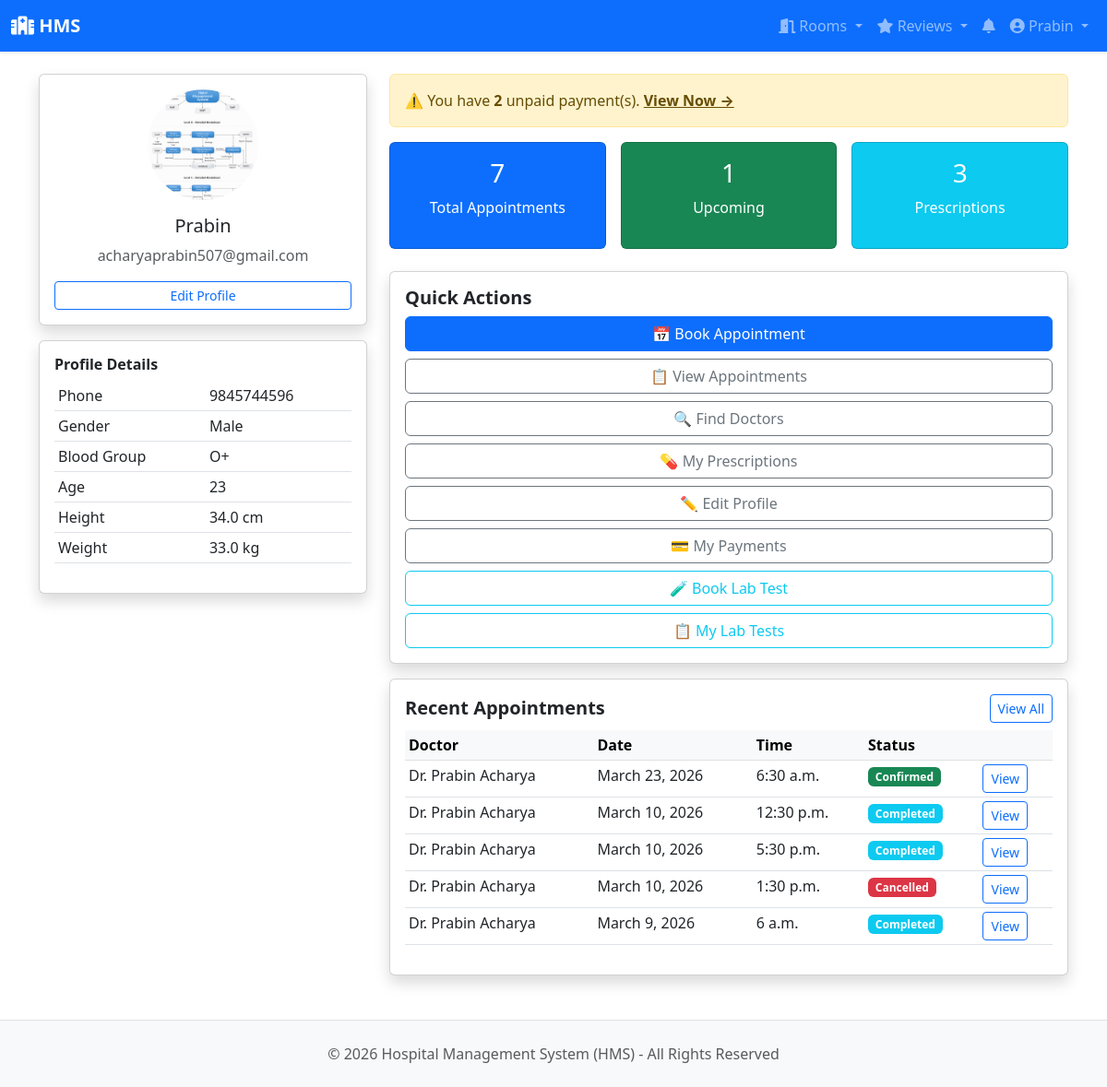
Page /users/dashboard/patient/ (signed in) on the earlier database version.
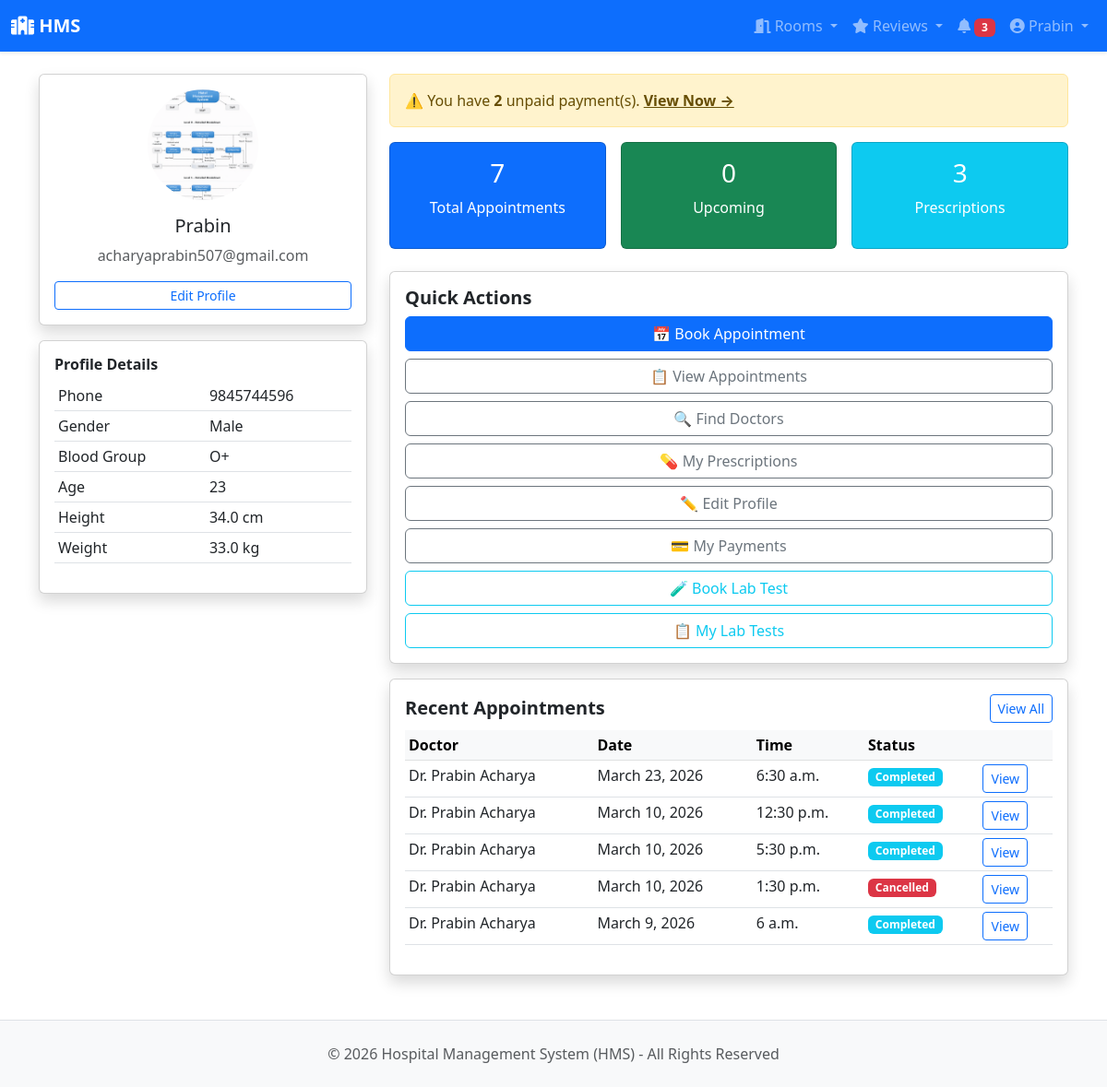
Same page on the later database version.
### appointments/models.py (models this page shows, shortened)
class Appointment(models.Model):
    STATUS_CHOICES = [
        ('PENDING', 'Pending'),
        ('CONFIRMED', 'Confirmed'),
        ('CANCELLED', 'Cancelled'),
        ('COMPLETED', 'Completed'),
    ]
    patient = models.ForeignKey(
        'users.PatientProfile',
        on_delete=models.CASCADE,
        related_name='appointments'
    )
    doctor = models.ForeignKey(
        'clinical.Doctor',
        on_delete=models.CASCADE,
        related_name='appointments'
    )
    date = models.DateField()
    start_time = models.TimeField()
    end_time = models.TimeField()
    status = models.CharField(max_length=10, choices=STATUS_CHOICES, default='PENDING')
    notes = models.TextField(blank=True, help_text="Patient notes for doctor")
    pdf_file = models.FileField(upload_to='appointments/pdfs/', null=True, blank=True)
    qr_code = models.ImageField(upload_to='appointments/qrcodes/', null=True, blank=True)
    created_at = models.DateTimeField(auto_now_add=True)
    updated_at = models.DateTimeField(auto_now=True)
    class Meta:
        unique_together = ['doctor', 'date', 'start_time']
        ordering = ['-date', '-start_time']

### clinical/models.py (models this page shows, shortened)
class Doctor(models.Model):
    user = models.OneToOneField(User, on_delete=models.CASCADE, related_name='doctor_profile')
    specialization = models.ForeignKey(Specialization, on_delete=models.SET_NULL, null=True, related_name='doctors')
    consultation_fee = models.DecimalField(max_digits=8, decimal_places=2, default=0)
    bio = models.TextField(blank=True)
    experience_years = models.IntegerField(default=0)
    is_available = models.BooleanField(default=True)
    photo = models.ImageField(upload_to='doctors/profile/', null=True, blank=True)
    phone = models.CharField(max_length=15, blank=True)
    created_at = models.DateTimeField(auto_now_add=True)
    updated_at = models.DateTimeField(auto_now=True)
    class Meta:
        ordering = ['user__username']

### users/models.py (models this page shows, shortened)
class User(AbstractBaseUser, PermissionsMixin):
    ROLE_CHOICES = [
        ('PATIENT', 'Patient'),
        ('DOCTOR', 'Doctor'),
        ('RECEPTIONIST', 'Receptionist'),
        ('LAB_TECHNICIAN', 'Lab Technician'),
        ('ADMIN', 'Super Admin'),
    ]
    email = models.EmailField(unique=True)
    username = models.CharField(max_length=50)
    role = models.CharField(max_length=20, choices=ROLE_CHOICES, default='PATIENT')
    is_active = models.BooleanField(default=False)  # False until email activated
    is_staff = models.BooleanField(default=False)
    date_joined = models.DateTimeField(auto_now_add=True)
    activation_token = models.CharField(max_length=200, blank=True, null=True)
    objects = UserManager()
    USERNAME_FIELD = 'email'
    REQUIRED_FIELDS = ['username']

### users/views.py (the view)
# urls.py: path('dashboard/patient/', views.patient_dashboard, name='patient_dashboard'),
@login_required
def patient_dashboard(request):
    if request.user.role != 'PATIENT':
        messages.error(request, 'Access denied.')
        return redirect('users:dashboard')
    try:
        profile = request.user.patient_profile
    except PatientProfile.DoesNotExist:
        profile = PatientProfile.objects.create(
            user=request.user,
            full_name=request.user.username
        )
    from appointments.models import Appointment
    from datetime import date
    all_appointments = Appointment.objects.filter(
        patient=profile
    ).select_related('doctor__user').order_by('-date')
    from payments.models import Payment
    from prescriptions.models import Prescription
    unpaid_count = Payment.objects.filter(
        patient=profile,
        status='UNPAID'
    ).count()
    prescription_count = Prescription.objects.filter(patient=profile).count()
    context = {
        'profile': profile,
        'user': request.user,
        'total_appointments': all_appointments.count(),
        'upcoming_appointments': all_appointments.filter(
            date__gte=date.today(),
            status__in=['PENDING', 'CONFIRMED']
        ).count(),
        'recent_appointments': all_appointments[:5],
        'unpaid_count': unpaid_count,
        'prescription_count': prescription_count,
    }
    return render(request, 'users/patient_dashboard.html', context)

### notifications/context_processors.py (called while the page is built)
def unread_notifications(request):
    if request.user.is_authenticated:
        count = Notification.objects.filter(recipient=request.user, is_read=False).count()
        return {'unread_notification_count': count}
    return {'unread_notification_count': 0}

### users/models.py (called while the page is built)
    def get_age(self):
        if self.date_of_birth:
            from datetime import date
            today = date.today()
            return today.year - self.date_of_birth.year - (
                (today.month, today.day) < (self.date_of_birth.month, self.date_of_birth.day)
            )
        return None

### templates/users/patient_dashboard.html (shortened to what the changed rows need)
{% extends 'base.html' %}
{% block content %}
<div class="row">
    <div class="col-md-8">
        <div class="row g-3 mb-4">
            <div class="col-md-4">
                <div class="card bg-success text-white text-center p-3">
                    <h3>{{ upcoming_appointments }}</h3>
                    <p>Upcoming</p>
                </div>
            </div>
        </div>
        <div class="card shadow mt-3 p-3">
            {% if recent_appointments %}
            <table class="table table-sm table-hover">
                <thead class="table-light">
                    <tr><th>Doctor</th><th>Date</th><th>Time</th><th>Status</th><th></th></tr>
                </thead>
                <tbody>
                    {% for appointment in recent_appointments %}
                    <tr>
                        <td>Dr. {{ appointment.doctor.user.username }}</td>
                        <td>{{ appointment.date }}</td>
                        <td>{{ appointment.start_time }}</td>
                        <td>
                            {% if appointment.status == 'CONFIRMED' %}
                                <span class="badge bg-success">Confirmed</span>
                            {% elif appointment.status == 'PENDING' %}
                                <span class="badge bg-warning text-dark">Pending</span>
                            {% elif appointment.status == 'CANCELLED' %}
                                <span class="badge bg-danger">Cancelled</span>
                            {% elif appointment.status == 'COMPLETED' %}
                                <span class="badge bg-info">Completed</span>
                            {% endif %}
                        </td>
                        <td>
                            <a href="{% url 'appointments:appointment_detail' appointment.pk %}" class="btn btn-sm btn-outline-primary">View</a>
                        </td>
                    </tr>
                    {% endfor %}
                </tbody>
            </table>
            {% else %}
            <p class="text-muted">No appointments yet. <a href="{% url 'appointments:book_step1' %}">Book your first appointment!</a></p>
            {% endif %}
        </div>
    </div>
</div>
{% endblock %}

### templates/base.html (shortened to what this page needs)
<!DOCTYPE html>
<html lang="en">
<head>
    <link href="https://cdn.jsdelivr.net/npm/bootstrap@5.3.0/dist/css/bootstrap.min.css" rel="stylesheet">
    <link href="https://cdnjs.cloudflare.com/ajax/libs/font-awesome/6.0.0/css/all.min.css" rel="stylesheet">
</head>
<body>
{% if user.is_authenticated %}
<nav class="navbar navbar-expand-lg navbar-dark bg-primary sticky-top shadow-sm">
    <div class="container-fluid">
        <a class="navbar-brand fw-bold" href="{% url 'users:dashboard' %}">
            <i class="fas fa-hospital"></i> HMS
        </a>
        <div class="collapse navbar-collapse" id="navbarNav">
            <div class="navbar-nav ms-auto">
                {% if user.role == 'PATIENT' or user.role == 'DOCTOR' or user.role == 'RECEPTIONIST' or user.role == 'ADMIN' %}
                <div class="nav-item dropdown">
                    <a class="nav-link dropdown-toggle" href="#" id="roomsDropdown" role="button" data-bs-toggle="dropdown">
                        <i class="fas fa-door-open"></i> Rooms
                    </a>
                </div>
                {% endif %}
                {% if user.role == 'PATIENT' or user.role == 'DOCTOR' %}
                <div class="nav-item dropdown">
                    <a class="nav-link dropdown-toggle" href="#" id="reviewsDropdown" role="button" data-bs-toggle="dropdown">
                        <i class="fas fa-star"></i> Reviews
                    </a>
                </div>
                {% endif %}
                <a class="nav-link" href="{% url 'notifications:notification_list' %}" title="Notifications">
                    <i class="fas fa-bell"></i>
                    {% if unread_notification_count > 0 %}
                        <span class="badge bg-danger">{{ unread_notification_count }}</span>
                    {% endif %}
                </a>
                <div class="nav-item dropdown">
                    <a class="nav-link dropdown-toggle" href="#" id="userDropdown" role="button" data-bs-toggle="dropdown">
                        <i class="fas fa-user-circle"></i> {{ user.first_name|default:user.username }}
                    </a>
                </div>
            </div>
        </div>
    </div>
</nav>
{% endif %}
<div class="{% if user.is_authenticated %}container{% else %}container-fluid{% endif %} mt-4">
    {% block content %}{% endblock %}
</div>
<footer class="bg-light text-muted py-4 mt-5 border-top">
    <div class="container text-center">
        <p class="mb-0">&copy; 2026 Hospital Management System (HMS) - All Rights Reserved</p>
    </div>
</footer>
<link href="https://cdnjs.cloudflare.com/ajax/libs/font-awesome/6.0.0/css/all.min.css" rel="stylesheet">
</body>
</html>

Differences in the rows shown:
changed Appointment "March 23, 2026": status "Confirmed" → "Completed"
Other differences:
{{ unread_notification_count }}: (not shown) → "3"
{{ upcoming_appointments }}: "1" → "0"
